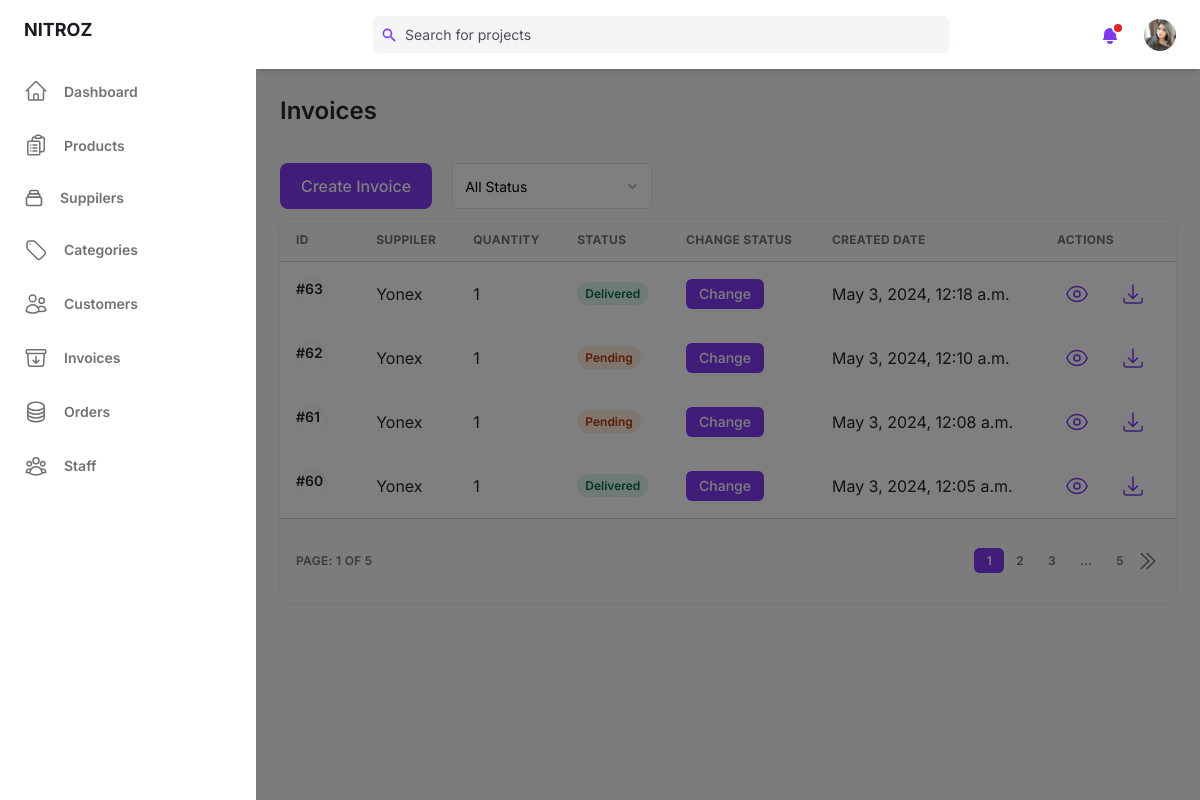
Before: /super/invoice/ (signed in) with the older database file.
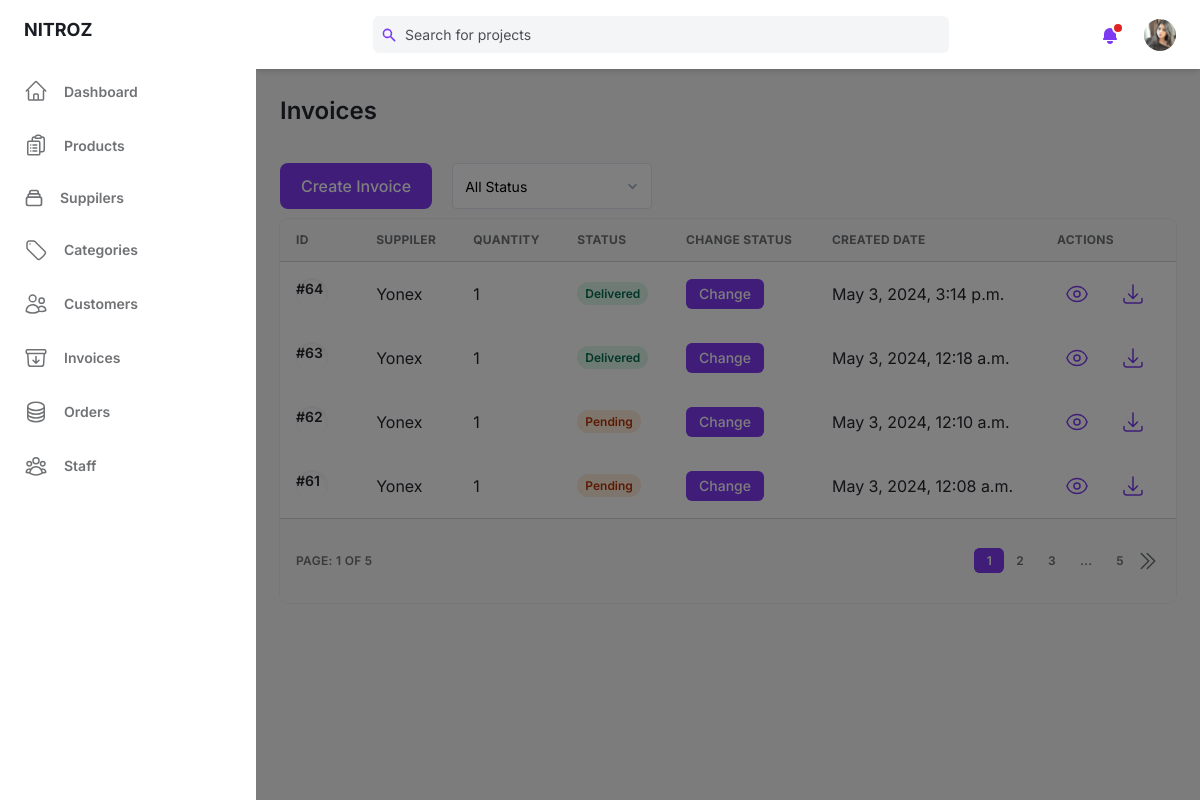
After: the same page with the newer database file.
### base/models.py (models this page shows, shortened)
class Invoice(models.Model):
    suppiler = models.ForeignKey(Suppiler,on_delete=models.DO_NOTHING)
    status = models.SmallIntegerField(default=1)
    updated = models.DateTimeField(auto_now=True)
    created = models.DateTimeField(auto_now_add=True)
    class Meta:
        ordering = ['-created']

class Suppiler(models.Model):
    name = models.CharField(max_length=200)
    phone = models.CharField(max_length=10)
    address = models.TextField()
    cat = models.ManyToManyField(Category,blank=True)
    image = models.ImageField(null=True,blank=True,default="suppiler/defaultlogo.png",upload_to='suppiler')
    updated = models.DateTimeField(auto_now=True)
    def __str__(self):
        return self.name

class InvoiceItem(models.Model):
    invoice = models.ForeignKey(Invoice,on_delete=models.CASCADE)
    product = models.ForeignKey(Product,on_delete=models.DO_NOTHING)
    quantity = models.PositiveIntegerField(default=0, null=True, blank=True)
    updated = models.DateTimeField(auto_now=True)
    added = models.DateTimeField(auto_now_add=True)

### base/views.py (the view)
    def wrapper(request, *args, **kwargs):
        if not request.user.is_authenticated or not request.user.is_staff:
            messages.error(request,"You are not allow to do that action!")
            return redirect('admin_login')
        return view_func(request, *args, **kwargs)

### base/context_processors.py (called while the page is built)
def cart(request):
    return {'cart': Cart(request)}

### base/models.py (called while the page is built)
    @property
    def ImageURL(self):
        try:
            url = self.avatar.url
        except:
            url = ''
        return url

### base/views.py (called while the page is built)
def staff_required(view_func):
    def wrapper(request, *args, **kwargs):
        if not request.user.is_authenticated or not request.user.is_staff:
            messages.error(request,"You are not allow to do that action!")
            return redirect('admin_login')
        return view_func(request, *args, **kwargs)
    return wrapper

### base/templates/base/admin/invoice.html (shortened to what the changed rows need)
{% extends "admin/main.html" %}
{% block content %}
<main class="h-full pb-16 overflow-y-auto">
    <div class="container grid px-6 mx-auto">
    {% if pageView == 'read' %}
    <h2 class="my-6 text-2xl font-semibold text-gray-700 dark:text-gray-200">Invoices</h2>
    {% elif pageView == 'detail' %}
    <h2 class="my-6 text-2xl font-semibold text-gray-700 dark:text-gray-200">Invoice for {{invoice.suppiler}}</h2>
    {% elif pageView == 'addSuppiler' %}
    <h2 class="my-6 text-2xl font-semibold text-gray-700 dark:text-gray-200">Add Supplier Invoice</h2>
    {% elif pageView == 'updateStatus' %}
    <h2 class="my-6 text-2xl font-semibold text-gray-700 dark:text-gray-200">Change Status for {{invoice}}</h2>
    {% endif %}
    {% if pageView == 'read' %}
      <div class="w-full overflow-hidden rounded-lg shadow-xs">
        <div class="w-full overflow-x-auto">
            <table class="w-full whitespace-no-wrap">
                <thead>
                <tr class="text-xs font-semibold tracking-wide text-left text-gray-500 uppercase border-b dark:border-gray-700 bg-gray-50 dark:text-gray-400 dark:bg-gray-800">
                    <th class="px-4 py-3">ID</th>
                    <th class="px-4 py-3">Suppiler</th>
                    <th class="px-4 py-3">Quantity</th>
                    <th class="px-4 py-3">Status</th>
                    <th class="px-4 py-3">Change Status</th>
                    <th class="px-4 py-3">Created Date</th>
                    <th class="px-4 py-3">Actions</th>
                </tr>
                </thead>
                {% for invoice in page.object_list %}
                <tbody class="bg-white divide-y dark:divide-gray-700 dark:bg-gray-800">
                <tr class="text-gray-700 dark:text-gray-400">
                    <td class="px-4 py-3">
                    <div class="flex items-center text-sm">
                        <div class="relative hidden w-8 h-8 mr-3 rounded-full md:block">
                        <div class="absolute inset-0 rounded-full shadow-inner" aria-hidden="true"></div>
                        <p class="font-semibold">#{{invoice.id}}</p>
                        </div>
                    </div>
                    </td>
                    <td class="px-4 py-3">{{invoice.suppiler}}</td>
                    <td class="px-4 py-3">{{invoice.invoiceitem_set.all|length}}</td>
                    <td class="px-4 py-3 text-xs">
                        {% if invoice.status == 1 %}
                        <span class="px-2 py-1 font-semibold leading-tight text-orange-700 bg-orange-100 rounded-full dark:text-white dark:bg-orange-600">
                        Pending</span>
                        {% elif invoice.status == 2 %}
                        <span class="px-2 py-1 font-semibold leading-tight text-dark-700 bg-blue-100 rounded-full dark:bg-blue-700 dark:text-dark-100">
                            Processing</span>
                        </td>
                        {% elif invoice.status == 3 %}
                        <span class="px-2 py-1 font-semibold leading-tight text-gray-700 bg-gray-100 rounded-full dark:text-gray-100 dark:bg-gray-700">
                        Cancel</span>
                        {% elif invoice.status == 4 %}
                        <span class="px-2 py-1 font-semibold leading-tight text-green-700 bg-green-100 rounded-full dark:text-green-100 dark:bg-green-700">
                            Delivered</span>
                        {% endif %}
                    </td>
                    <td class="px-4 py-3">
                      {% if invoice.status == 1 or invoice.status == 2 %}
                      <button class="px-3 py-1 text-sm font-medium leading-5 text-white transition-colors duration-150 bg-purple-600 border border-transparent rounded-md active:bg-purple-600 hover:bg-purple-700 focus:outline-none focus:shadow-outline-purple">
                        <a href="{% url "updateInvoiceStatus" invoice.id %}">Change</a>
                      </button>
                      {% elif request.user.is_superuser %}
                      <button class="px-3 py-1 text-sm font-medium leading-5 text-white transition-colors duration-150 bg-purple-600 border border-transparent rounded-md active:bg-purple-600 hover:bg-purple-700 focus:outline-none focus:shadow-outline-purple">
                        <a href="{% url "updateInvoiceStatus" invoice.id %}">Change</a>
                      </button>
                      {% endif %}
                    </td>
                    <td class="px-4 py-3">{{invoice.created}}</td>
                    <td class="px-4 py-3">
                    <div class="flex items-center space-x-4 text-sm">
                        <button class="flex items-center justify-between px-2 py-2 text-sm font-medium leading-5 text-purple-600 rounded-lg dark:text-gray-400 focus:outline-none focus:shadow-outline-gray"
                        aria-label="Edit"><a href="{% url 'invoiceDetail' invoice.id %}">
                            </a>
                        </button>
                        <button class="flex items-center justify-between px-2 py-2 text-sm font-medium leading-5 text-purple-600 rounded-lg dark:text-gray-400 focus:outline-none focus:shadow-outline-gray"
                        aria-label="Edit"><a href="{% url "generateInvoicePDF" invoice.id %}">
                          <svg xmlns="http://www.w3.org/2000/svg" fill="none" viewBox="0 0 24 24" stroke-width="1.5" stroke="currentColor" class="w-6 h-6">
                            <path stroke-linecap="round" stroke-linejoin="round" d="M3 16.5v2.25A2.25 2.25 0 0 0 5.25 21h13.5A2.25 2.25 0 0 0 21 18.75V16.5M16.5 12 12 16.5m0 0L7.5 12m4.5 4.5V3" />
                          </svg></a>
                        </button>
                    </div>
                    </td>
                </tr>
                </tbody>
                {% endfor %}
            </table>
        </div>
        <div
          class="grid px-4 py-3 text-xs font-semibold tracking-wide text-gray-500 uppercase border-t dark:border-gray-700 bg-gray-50 sm:grid-cols-9 dark:text-gray-400 dark:bg-gray-800"
        >
          <span class="flex col-span-4 mt-2 sm:mt-auto sm:justify-end">
            <nav aria-label="Table navigation">
              <ul class="inline-flex items-center">
                {% for num_page in page.paginator.page_range %}
                    {% if num_page == 1 or num_page == page.paginator.num_pages or num_page == page.number or num_page == page.number|add:"-1" or num_page == page.number|add:"-2" or num_page == page.number|add:"1" or num_page == page.number|add:"2" %}
                        {% if page.number == num_page %}
                        <li><a class="px-3 py-1 text-white transition-colors duration-150 bg-purple-600 border border-r-0 border-purple-600 rounded-md focus:outline-none focus:shadow-outline-purple"
                        href="{% url 'invoiceAdmin' %}?page={{num_page}}{% if request.GET.q %}&q={{ request.GET.q }}{% endif %}">{{num_page}}</a>
                        </li>
                        {% else %}
                        <li><a class="px-3 py-1 rounded-md focus:outline-none focus:shadow-outline-purple"
                        href="{% url 'invoiceAdmin' %}?page={{num_page}}{% if request.GET.q %}&q={{ request.GET.q }}{% endif %}">{{num_page}}</a>
                        </li>
                        {% endif %}
                    {% elif num_page == page.paginator.num_pages|add:"-1" or num_page == 2 %}
                        <li><span class="px-3 py-1">...</span></li>
                    {% endif %}
                {% endfor %}
              </ul>
            </nav>
          </span>
        </div>
      </div>
    {% endif %}
    </div>
</main>
{% endblock content %}

Changed rows visible on the page:
no longer on this page (row unchanged): Invoice: id "60", suppiler "Yonex", invoiceitem_set.all|length "1", status "Delivered", created "May 3, 2024, 12:05 a.m."
added Invoice: id "64", suppiler "Yonex", invoiceitem_set.all|length "1", status "Delivered", created "May 3, 2024, 3:14 p.m."
